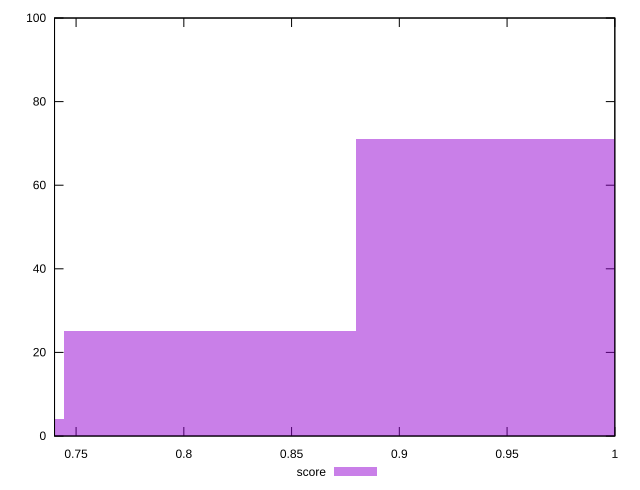

This figure's gnuplot source:
reset

$score <<EOF
0.9473780937885262 71
0.812038366104451 25
0.6766986384203759 4
EOF

set key outside below
set boxwidth 0.13533972768407518
set xrange [0.74:1]
set yrange [0:100]
set trange [0:100]
set style fill transparent solid 0.5 noborder
set terminal svg size 640, 490 enhanced background rgb 'white'
set output "report_00019_2021-02-10T18-14-37.922Z//offscreen-images/samples/pages+cached/score/histogram.svg"

plot $score title "score" with boxes

reset
